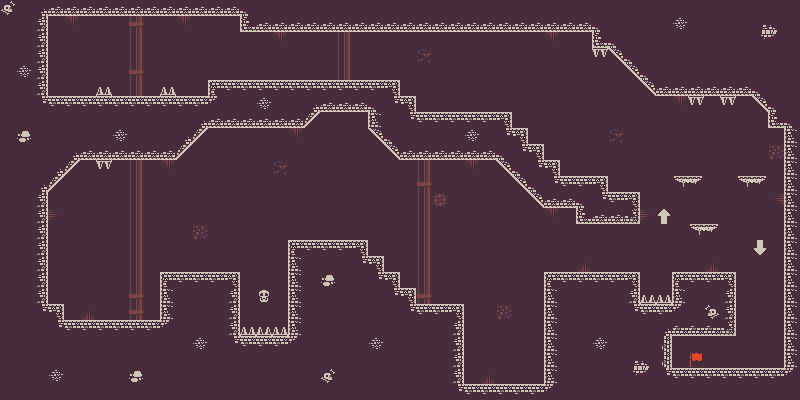

This game map was drawn from its Tiled (.tmx) file and the tilesets committed beside it. A one-line description and the trimmed map source follow:
An orthogonal 50x25 tile map with 16x16 px tiles, 1 tile layer (Tile Layer 1) and 95 objects.

<map version="1.5" tiledversion="1.7.2" orientation="orthogonal" renderorder="right-down" width="50" height="25" tilewidth="16" tileheight="16" infinite="0" nextlayerid="9" nextobjectid="127">
 <editorsettings>
  <export target="map.lua" format="lua" />
 </editorsettings>
 <tileset firstgid="1" name="map" tilewidth="16" tileheight="16" tilecount="1056" columns="48">
  <image source="colored_packed.png" width="768" height="352" />
 </tileset>
 <layer id="1" name="Tile Layer 1" width="50" height="25">
  <data>[1250 cells, 1250 non-empty, 30 distinct tile ids]</data>
 </layer>
 <objectgroup id="6" name="Win">
  <object id="118" x="692.909" y="359.636" width="7.72727" height="8.09091" />
  <object id="120" x="694.409" y="353.318" width="7.72727" height="7.72727" />
 </objectgroup>
 <objectgroup id="2" name="Solids">
  <object id="1" x="240" y="16" width="368" height="16" />
  <object id="2" x="32" y="0" width="16" height="112" />
  <object id="3" x="48" y="96" width="176" height="16" />
  <object id="4" x="208" y="80" width="192" height="16" />
  <object id="6" x="384" y="96" width="32" height="16" />
  <object id="7" x="400" y="112" width="112" height="16" />
  <object id="8" x="496" y="128" width="32" height="16" />
  <object id="9" x="512" y="144" width="32" height="16" />
  <object id="10" x="528" y="160" width="32" height="16" />
  <object id="11" x="544" y="176" width="64" height="16" />
  <object id="13" x="576" y="208" width="48" height="16" />
  <object id="14" x="528" y="192" width="96" height="16" />
  <object id="15" x="512" y="176" width="32" height="16" />
  <object id="16" x="496" y="160" width="32" height="16" />
  <object id="17" x="384" y="144" width="128" height="16" />
  <object id="18" x="368" y="128" width="32" height="16" />
  <object id="19" x="368" y="96" width="16" height="32" />
  <object id="20" x="304" y="96" width="64" height="16" />
  <object id="21" x="192" y="112" width="128" height="16" />
  <object id="22" x="176" y="128" width="32" height="16" />
  <object id="23" x="64" y="144" width="128" height="16" />
  <object id="24" x="48" y="160" width="32" height="16" />
  <object id="26" x="32" y="176" width="32" height="16" />
  <object id="27" x="32" y="192" width="16" height="128" />
  <object id="28" x="48" y="304" width="16" height="32" />
  <object id="29" x="64" y="320" width="112" height="16" />
  <object id="30" x="160" y="272" width="16" height="48" />
  <object id="31" x="176" y="272" width="48" height="16" />
  <object id="32" x="224" y="272" width="16" height="80" />
  <object id="33" x="240" y="336" width="64" height="16" />
  <object id="34" x="288" y="240" width="16" height="96" />
  <object id="35" x="304" y="240" width="64" height="16" />
  <object id="36" x="352" y="256" width="32" height="16" />
  <object id="37" x="368" y="272" width="32" height="16" />
  <object id="38" x="384" y="288" width="32" height="16" />
  <object id="39" x="400" y="304" width="48" height="16" />
  <object id="40" x="448" y="304" width="16" height="96" />
  <object id="41" x="464" y="384" width="96" height="16" />
  <object id="42" x="544" y="272" width="16" height="112" />
  <object id="43" x="560" y="272" width="64" height="16" />
  <object id="44" x="624" y="272" width="16" height="48" />
  <object id="45" x="640" y="304" width="48" height="16" />
  <object id="46" x="672" y="272" width="16" height="32" />
  <object id="49" x="784" y="112" width="16" height="272" />
  <object id="50" x="768" y="112" width="16" height="16" />
  <object id="51" x="752" y="96" width="32" height="16" />
  <object id="52" x="640" y="80" width="128" height="16" />
  <object id="53" x="592" y="32" width="16" height="16" />
  <object id="54" x="608" y="32" width="16" height="32" />
  <object id="55" x="624" y="48" width="16" height="32" />
  <object id="56" x="640" y="64" width="16" height="16" />
  <object id="57" x="674.179" y="176" width="27.5109" height="7.17935" />
  <object id="60" x="624" y="192" width="16" height="32" />
  <object id="61" x="688" y="272" width="32" height="16" />
  <object id="62" x="690.284" y="224" width="27.4943" height="7.15323" />
  <object id="98" x="738.239" y="176" width="27.4375" height="6.88068" />
  <object id="101" x="48" y="0.75" width="208" height="15.25" />
  <object id="113" x="720" y="272" width="16" height="64" />
  <object id="123" x="656" y="368" width="128" height="16" />
  <object id="125" x="656" y="320" width="64" height="16" />
  <object id="126" x="656" y="336" width="16" height="32" />
 </objectgroup>
 <objectgroup id="7" name="Enemies">
  <object id="105" x="336" y="208" width="16" height="16" />
  <object id="112" x="480" y="80" width="16" height="16" />
 </objectgroup>
 <objectgroup id="8" name="Limit Enemies">
  <object id="106" x="366.727" y="208" width="1.27273" height="32" />
  <object id="107" x="288" y="208" width="1.27273" height="32" />
  <object id="109" x="510.727" y="80" width="1.273" height="32" />
  <object id="111" x="416" y="80" width="1.273" height="32" />
 </objectgroup>
 <objectgroup id="3" name="Spikes">
  <object id="63" x="264.409" y="329.164" width="7.9375" height="8.60252" />
  <object id="64" x="96" y="159.909" width="16" height="9.18182" />
  <object id="67" x="687.938" y="96.0625" width="16.0625" height="8.8125" />
  <object id="68" x="720" y="96" width="16.0625" height="8.9375" />
  <object id="69" x="591.909" y="48.0909" width="16.0909" height="8.81818" />
  <object id="73" x="162.938" y="89.0313" width="4.78125" height="7.34375" />
  <object id="87" x="640.159" y="296.96" width="6.91131" height="8.64847" />
  <object id="89" x="240.156" y="328.984" width="7.9375" height="8.81996" />
  <object id="90" x="248.219" y="329.028" width="7.9375" height="8.77648" />
  <object id="91" x="256.344" y="329.071" width="7.9375" height="8.733" />
  <object id="92" x="272.406" y="329.12" width="7.9375" height="8.55909" />
  <object id="93" x="280.469" y="329.182" width="7.9375" height="8.55909" />
  <object id="94" x="647.169" y="297.029" width="6.91131" height="8.64848" />
  <object id="95" x="654.169" y="296.986" width="6.91131" height="8.69196" />
  <object id="96" x="661.232" y="296.986" width="5.28631" height="8.69196" />
  <object id="97" x="666.607" y="297.01" width="5.28631" height="8.605" />
  <object id="102" x="168.297" y="88.9844" width="5.65625" height="7.34375" />
  <object id="103" x="104.234" y="89.0156" width="5.65625" height="7.34375" />
  <object id="104" x="98.8594" y="89.0781" width="4.71875" height="7.34375" />
 </objectgroup>
 <objectgroup id="4" name="Coins">
  <object id="74" x="192" y="208" width="16" height="16" />
  <object id="75" x="96" y="240" width="16" height="16" />
  <object id="76" x="256" y="176" width="16" height="16" />
  <object id="77" x="480" y="352" width="16" height="16" />
  <object id="78" x="736" y="128" width="16" height="16" />
  <object id="79" x="64" y="48" width="16" height="16" />
  <object id="80" x="560" y="80" width="16" height="16" />
 </objectgroup>
</map>
